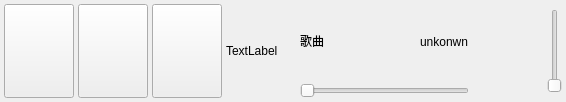
<?xml version="1.0" encoding="UTF-8"?>
<ui version="4.0">
 <class>PleyControlBar</class>
 <widget class="QWidget" name="PleyControlBar">
  <property name="geometry">
   <rect>
    <x>0</x>
    <y>0</y>
    <width>566</width>
    <height>102</height>
   </rect>
  </property>
  <property name="windowTitle">
   <string>Form</string>
  </property>
  <layout class="QHBoxLayout" name="horizontalLayout_2" stretch="2,2,2,4,10,1,2">
   <property name="spacing">
    <number>4</number>
   </property>
   <property name="leftMargin">
    <number>4</number>
   </property>
   <property name="topMargin">
    <number>4</number>
   </property>
   <property name="rightMargin">
    <number>4</number>
   </property>
   <property name="bottomMargin">
    <number>4</number>
   </property>
   <item>
    <widget class="QPushButton" name="pushButton">
     <property name="sizePolicy">
      <sizepolicy hsizetype="Preferred" vsizetype="Preferred">
       <horstretch>10</horstretch>
       <verstretch>10</verstretch>
      </sizepolicy>
     </property>
     <property name="minimumSize">
      <size>
       <width>70</width>
       <height>70</height>
      </size>
     </property>
     <property name="styleSheet">
      <string notr="true">QPushButton
{border-image: url(:/image/preSong.png);}

QPushButton:pressed
{
	margin:5px;
}</string>
     </property>
     <property name="text">
      <string/>
     </property>
    </widget>
   </item>
   <item>
    <widget class="QPushButton" name="pushButton_2">
     <property name="sizePolicy">
      <sizepolicy hsizetype="Preferred" vsizetype="Preferred">
       <horstretch>10</horstretch>
       <verstretch>10</verstretch>
      </sizepolicy>
     </property>
     <property name="minimumSize">
      <size>
       <width>70</width>
       <height>70</height>
      </size>
     </property>
     <property name="styleSheet">
      <string notr="true">QPushButton{border-image:url(:/image/start.png);}
QPushButton:pressed
{
	margin:5px;
}</string>
     </property>
     <property name="text">
      <string/>
     </property>
    </widget>
   </item>
   <item>
    <widget class="QPushButton" name="pushButton_3">
     <property name="sizePolicy">
      <sizepolicy hsizetype="Preferred" vsizetype="Preferred">
       <horstretch>10</horstretch>
       <verstretch>10</verstretch>
      </sizepolicy>
     </property>
     <property name="minimumSize">
      <size>
       <width>70</width>
       <height>70</height>
      </size>
     </property>
     <property name="styleSheet">
      <string notr="true">QPushButton
{border-image: url(:/image/nextSong.png);}

QPushButton:pressed
{
	margin:5px;
}</string>
     </property>
     <property name="text">
      <string/>
     </property>
    </widget>
   </item>
   <item>
    <widget class="QLabel" name="picLabel">
     <property name="sizePolicy">
      <sizepolicy hsizetype="Preferred" vsizetype="Preferred">
       <horstretch>0</horstretch>
       <verstretch>0</verstretch>
      </sizepolicy>
     </property>
     <property name="minimumSize">
      <size>
       <width>70</width>
       <height>70</height>
      </size>
     </property>
     <property name="maximumSize">
      <size>
       <width>70</width>
       <height>70</height>
      </size>
     </property>
     <property name="text">
      <string>TextLabel</string>
     </property>
    </widget>
   </item>
   <item>
    <layout class="QVBoxLayout" name="verticalLayout">
     <item>
      <layout class="QHBoxLayout" name="horizontalLayout">
       <item>
        <widget class="QLabel" name="labelSong">
         <property name="sizePolicy">
          <sizepolicy hsizetype="Fixed" vsizetype="Fixed">
           <horstretch>1</horstretch>
           <verstretch>2</verstretch>
          </sizepolicy>
         </property>
         <property name="text">
          <string>歌曲</string>
         </property>
        </widget>
       </item>
       <item>
        <spacer name="horizontalSpacer">
         <property name="orientation">
          <enum>Qt::Horizontal</enum>
         </property>
         <property name="sizeHint" stdset="0">
          <size>
           <width>83</width>
           <height>20</height>
          </size>
         </property>
        </spacer>
       </item>
       <item>
        <widget class="QLabel" name="labelProcess">
         <property name="text">
          <string>unkonwn</string>
         </property>
        </widget>
       </item>
      </layout>
     </item>
     <item>
      <widget class="QSlider" name="horizontalSlider">
       <property name="orientation">
        <enum>Qt::Horizontal</enum>
       </property>
      </widget>
     </item>
    </layout>
   </item>
   <item>
    <widget class="QLabel" name="label_2">
     <property name="sizePolicy">
      <sizepolicy hsizetype="Preferred" vsizetype="Preferred">
       <horstretch>1</horstretch>
       <verstretch>1</verstretch>
      </sizepolicy>
     </property>
     <property name="minimumSize">
      <size>
       <width>70</width>
       <height>70</height>
      </size>
     </property>
     <property name="styleSheet">
      <string notr="true">border-image: url(:/image/sound.png);</string>
     </property>
     <property name="text">
      <string/>
     </property>
    </widget>
   </item>
   <item>
    <widget class="QSlider" name="verticalSlider">
     <property name="sizePolicy">
      <sizepolicy hsizetype="Fixed" vsizetype="Fixed">
       <horstretch>1</horstretch>
       <verstretch>1</verstretch>
      </sizepolicy>
     </property>
     <property name="orientation">
      <enum>Qt::Vertical</enum>
     </property>
    </widget>
   </item>
  </layout>
 </widget>
 <resources/>
 <connections/>
</ui>
